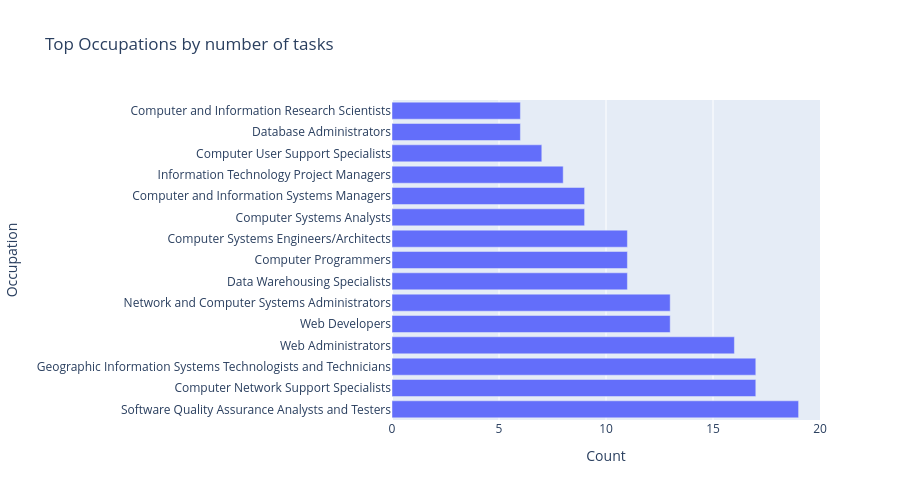

Source (notebook cell):
### Code cell
top_occ = it_master['Occupation (O*NET-SOC Title)'].value_counts().reset_index()
# rename columns from reset_index() (index, 0) -> (Occupation, Count)
top_occ.columns = ['Occupation', 'Count']

top_occ.head(10)

fig = px.bar(top_occ.head(15), x='Count', y='Occupation', orientation='h', title='Top Occupations by number of tasks')
fig.update_layout(height=500)
fig

### Figure 1 — Plotly figure (JSON) as saved in the notebook; plotly's stock layout.template omitted (floating-point values rounded to 4 significant figures)
{"data": [{"alignmentgroup": "True", "hovertemplate": "Count=%{x}<br>Occupation=%{y}<extra></extra>", "legendgroup": "", "marker": {"color": "#636efa", "pattern": {"shape": ""}}, "name": "", "offsetgroup": "", "orientation": "h", "showlegend": false, "textposition": "auto", "type": "bar", "x": [19, 17, 17, 16, 13, 13, 11, 11, 11, 9, 9, 8, 7, 6, 6], "xaxis": "x", "y": ["Software Quality Assurance Analysts and Testers", "Computer Network Support Specialists", "Geographic Information Systems Technologists and Technicians", "Web Administrators", "Web Developers", "Network and Computer Systems Administrators", "Data Warehousing Specialists", "Computer Programmers", "Computer Systems Engineers/Architects", "Computer Systems Analysts", "Computer and Information Systems Managers", "Information Technology Project Managers", "Computer User Support Specialists", "Database Administrators", "Computer and Information Research Scientists"], "yaxis": "y"}], "layout": {"barmode": "relative", "height": 500, "legend": {"tracegroupgap": 0}, "title": {"text": "Top Occupations by number of tasks"}, "xaxis": {"anchor": "y", "domain": [0, 1], "title": {"text": "Count"}}, "yaxis": {"anchor": "x", "domain": [0, 1], "title": {"text": "Occupation"}}}}
